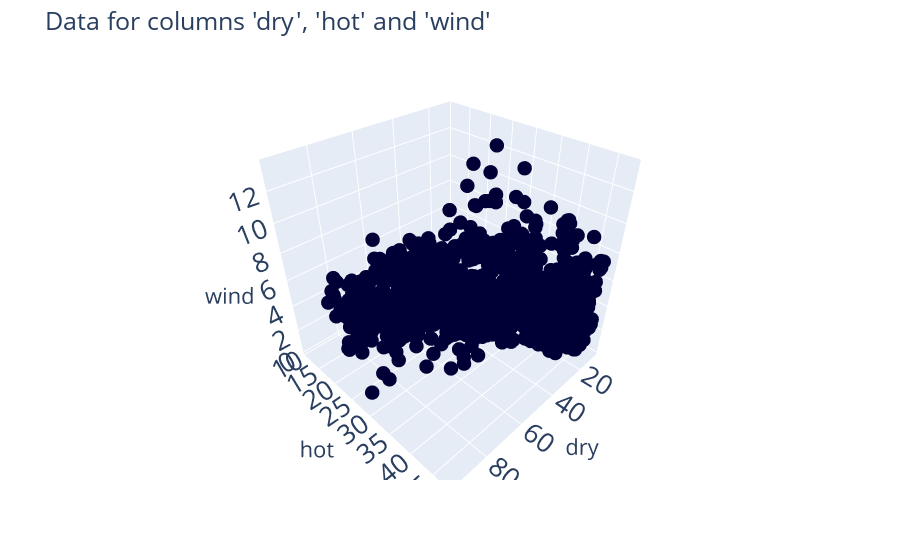

Notebook cell for this chart:
### Code cell
scatter_3d(df[['dry', 'hot', 'wind']])
# scatter_3d(df_normalized)

### Figure 1 — Plotly figure (JSON) as saved in the notebook; plotly's stock layout.template omitted (floating-point values rounded to 4 significant figures; data arrays with more than 128 entries replaced by an {"elided": "..."} marker saying what was removed)
{"data": [{"hovertemplate": "Data=Real<br>dry=%{x}<br>hot=%{y}<br>wind=%{z}<extra></extra>", "legendgroup": "Real", "marker": {"color": "#000036", "size": 5, "symbol": "circle"}, "mode": "markers", "name": "Real", "scene": "scene", "showlegend": true, "type": "scatter3d", "x": {"elided": "1096 float values"}, "y": {"elided": "1096 float values"}, "z": {"elided": "1096 float values"}}], "layout": {"font": {"size": 18}, "legend": {"title": {"text": "Data"}, "tracegroupgap": 0}, "margin": {"t": 60}, "plot_bgcolor": "#F5F5F8", "scene": {"domain": {"x": [0, 1], "y": [0, 1]}, "xaxis": {"title": {"text": "dry"}}, "yaxis": {"title": {"text": "hot"}}, "zaxis": {"title": {"text": "wind"}}}, "showlegend": false, "title": {"text": "Data for columns 'dry', 'hot' and 'wind'"}}}
